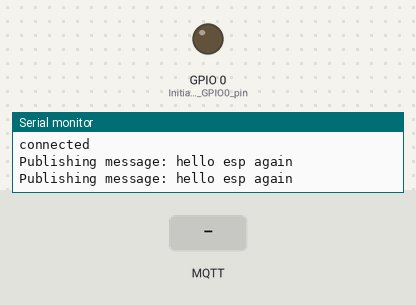
Bench run of a sketch on a simulated ESP8266 (NodeMCU). On the bench: output pins drawn as LEDs (lit = HIGH), the last lines printed to the serial monitor. Inputs (shaded band) come from the test bench. WiFi joins after 1.5 s; servers stay silent unless stated; random numbers use the default seed unless the sketch sets one; no MQTT or app messages arrive unless stated.

Above: at 4.7 s.
4.8 s: MQTT message "off" arrives on the first subscribed topic
At 6.0 s:
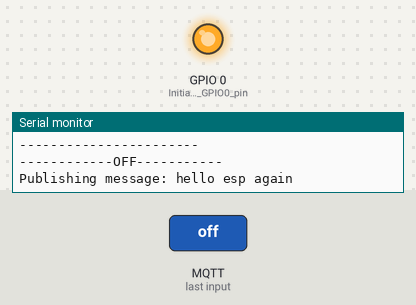
7.0 s: MQTT message "on" arrives on the first subscribed topic
At 7.9 s:
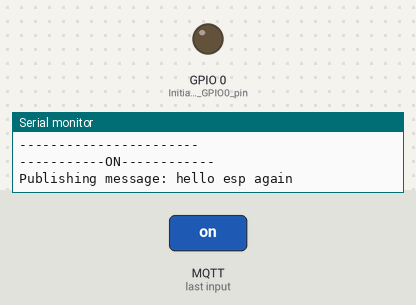
Timing chart, 0 to 10.0 s (numbered marks = the images above; inputs shaded):
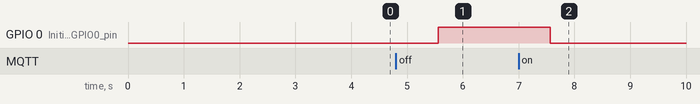

Measured:
- after the input at 4.8 s, GPIO 0 (Initialize_the_GPIO0_pin): LOW → HIGH after 0.76 s
- after the input at 7.0 s, GPIO 0 (Initialize_the_GPIO0_pin): HIGH → LOW after 0.57 s

The sketch:

ESP_MQTT_Serial.ino
```cpp
#include <ESP8266WiFi.h>
#include <PubSubClient.h>

// Replace these with your WiFi network settings
const char* ssid = "XXXXX"; //replace this with your WiFi network name
const char* password = "XXXX"; //replace this with your WiFi network password
const char* mqttServer = "iot.eclipse.org";
const int mqttPort = 1883;
const char* mqttUser = "myesptest";
const char* mqttPassword = "esp";

char rcvmessage[5] = {'\0','\0','\0','\0','\0'};

WiFiClient espClient;
PubSubClient client(espClient);

void setup() {

  pinMode(0, OUTPUT);     // Initialize the GPIO0 pin as an output
  Serial.begin(115200);

  WiFi.begin(ssid, password);

  while (WiFi.status() != WL_CONNECTED) {
    delay(500);
    Serial.println("Connecting to WiFi..");
  }
  Serial.println("Connected to the WiFi network");
  Serial.println(WiFi.localIP());

  client.setServer(mqttServer, mqttPort);
  client.setCallback(callback);

  while (!client.connected()) {
    Serial.println("Connecting to MQTT...");

    if (client.connect("ESP8266Client", mqttUser, mqttPassword )) {

      Serial.println("connected");

    } else {

      Serial.print("failed with state ");
      Serial.print(client.state());
      delay(2000);

    }
  }
 delay(2000);
  //client.publish("esp/test", "Hello from ESP8266");
  client.subscribe("esp/test");

}

void callback(char* topic, byte* payload, unsigned int length) {

  Serial.print("Message arrived in topic: ");
  Serial.println(topic);

  Serial.print("Message:");
  if(length <= 4)
  {
  for (int i = 0; i < length; i++) {
    Serial.print((char)payload[i]);
    rcvmessage[i] = (char)payload[i];
  }
  }
  Serial.println();
  Serial.print("rcvmessage:");
  Serial.println(rcvmessage);
  Serial.println();
  Serial.println("-----------------------");
 if((strcmp(rcvmessage, "on") == 0) || (strcmp(rcvmessage, "On") == 0))
 {
  digitalWrite(0, LOW);
  Serial.println();
  Serial.println("-----------ON------------");
 }
 if((strcmp(rcvmessage, "off") == 0) || (strcmp(rcvmessage, "Off") == 0))
 {
  digitalWrite(0, HIGH);
  Serial.println();
  Serial.println("------------OFF-----------");
 }
 rcvmessage[0] = '\0';
 rcvmessage[1] = '\0';
 rcvmessage[2] = '\0';
 rcvmessage[3] = '\0';
}

void reconnect() {
  // Loop until we're reconnected
  while (!client.connected()) {
    Serial.print("Attempting MQTT connection...");
    // Create a random client ID
    String clientId = "ESP8266Client-2";
    clientId += String(random(0xffff), HEX);
    // Attempt to connect
    if (client.connect(clientId.c_str())) {
      Serial.println("connected");
      // Once connected, publish an announcement...
      client.publish("esp/test", "hello world bulb");
      // ... and resubscribe
      client.subscribe("esp/test");
    } else {
      Serial.print("failed, rc=");
      Serial.print(client.state());
      Serial.println(" try again in 5 seconds");
      // Wait 5 seconds before retrying
      delay(5000);
    }
  }
}

void loop() {
   if (!client.connected()) {
    reconnect();
    }
  client.loop();

    Serial.print("Publishing message: ");
    Serial.println("hello esp again");
    //client.publish("esp/test", "hello esp again");
    delay(1000);
}
```
